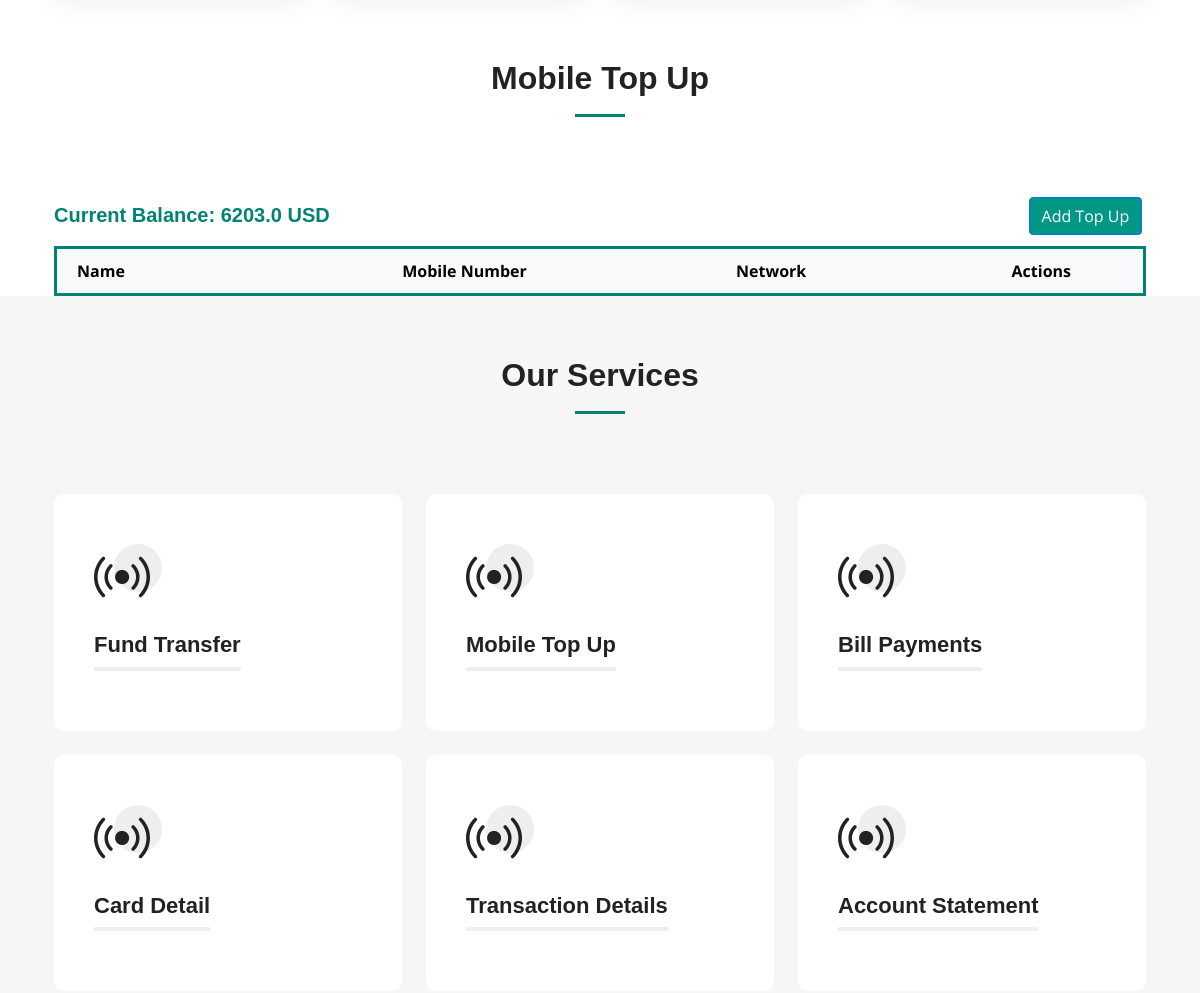
Before: /mobileTopUp/ (signed in, middle part) with the older database file.
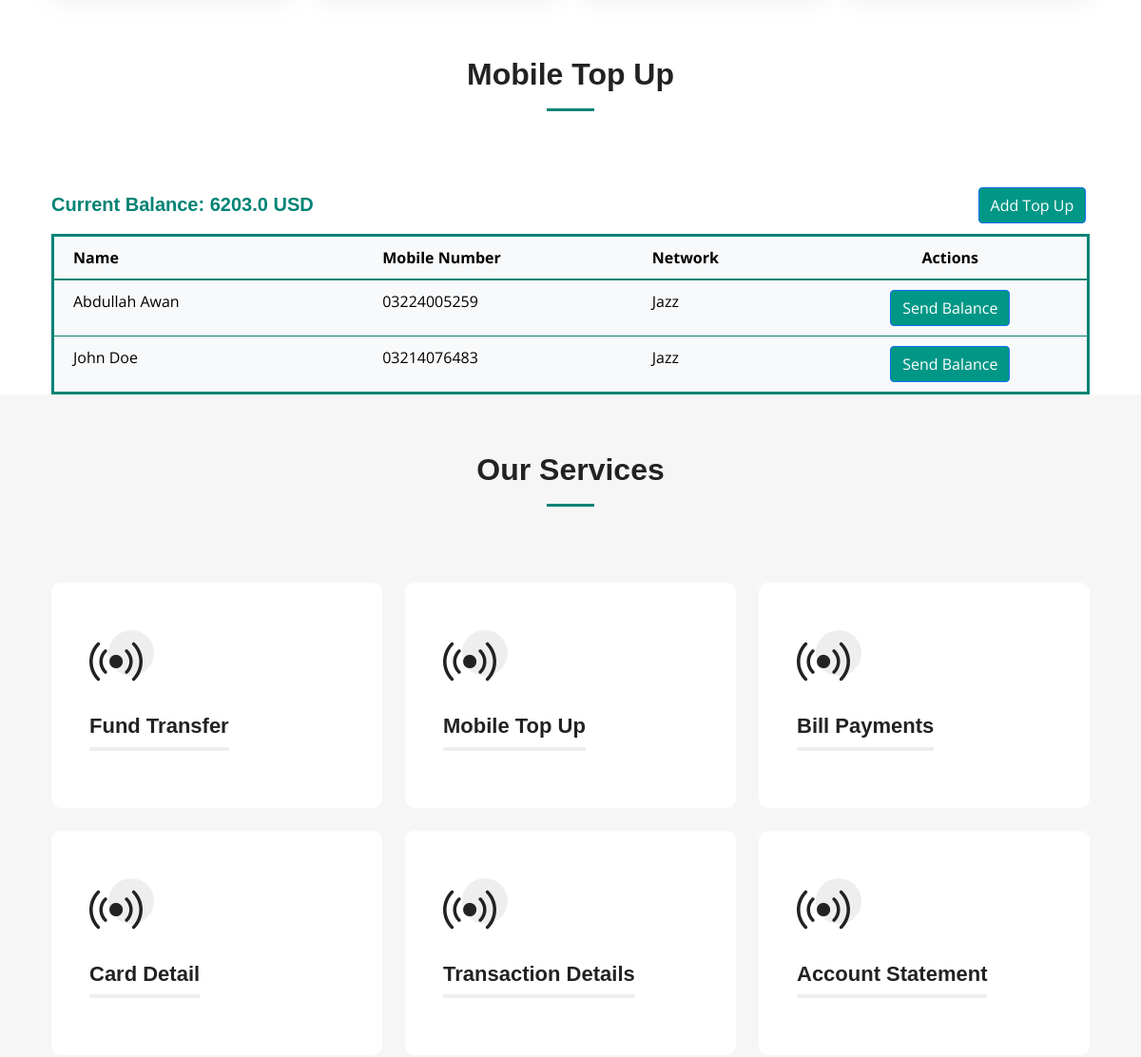
After: the same page with the newer database file.
### app/models.py (models this page shows, shortened)
class MobileTopUp(models.Model):
    mobile_number = models.ForeignKey(MobileNumber, on_delete=models.CASCADE)
    user = models.ForeignKey('User', on_delete=models.CASCADE)
    timestamp = models.DateTimeField(default=timezone.now)

class MobileNumber(models.Model):
    name = models.CharField(max_length=100, default=None)
    mobile_number = models.CharField(max_length=13)
    network = models.ForeignKey(Network, on_delete=models.CASCADE)

class Network(models.Model):
    name = models.CharField(max_length=100)

### app/views.py (the view)
# urls.py: path('mobileTopUp/', views.mobile_top_up, name='mobile_top_up'),
def mobile_top_up(request):
    user_id = request.session.get('user')
    user = get_object_or_404(User, pk=user_id)
    account = get_object_or_404(Accounts, user=user)
    top_ups = MobileTopUp.objects.filter(user_id=user).select_related('mobile_number', 'mobile_number__network')
    networks = Network.objects.all()
    return render(request, 'dashboard/mobiletopup.html', {
        'User': user,
        'networks': networks,
        'top_ups': top_ups,
        'account': account,
        'services': services
    })

### app/templates/Dashboard/mobiletopup.html (shortened to what this page needs)
{% extends 'Dashboard/index.html' %}
{% load static %}
{% block extra_head %}
  <link href="https://cdnjs.cloudflare.com/ajax/libs/font-awesome/5.15.3/css/all.min.css" rel="stylesheet">
{% endblock extra_head %}
{% block content %}
<div class="section-header">
  <h2>Mobile Top Up</h2>
</div>
<div class="container">
    <div class="row">
        <div class="col-6">
            <h5 style="font-weight: bold; font-family: 'Arial', sans-serif; color: #008374; margin-top: 1%;">
                Current Balance: {{ account.balance }} USD
            </h5>
        </div>
        <div class="col-6">
            <a href="#" class="btn btn-primary" style="background-color:#009786; margin-left: 78%; margin-bottom: 2%;" data-bs-toggle="modal" data-bs-target="#addMobileTopUpModal">
                Add Top Up
            </a>
        </div>
    </div>
    <div class="row">
        <div class="col-12">
            <table class="table table-borderless table-hover" style="border-collapse: collapse; border: 3px solid #008374; margin-bottom: 0;">
                <thead style="border-bottom: 2px solid #008374; background-color: #f8f9fa;">
                    <tr>
                        <th style="padding: 10px 20px; width: 30%; border-bottom: 1px solid #008374;">Name</th>
                        <th style="padding: 10px 20px; border-bottom: 1px solid #008374;">Mobile Number</th>
                        <th style="padding: 10px 20px; border-bottom: 1px solid #008374;">Network</th>
                        <th style="padding: 10px 20px; border-bottom: 1px solid #008374; text-align: center;">Actions</th>
                    </tr>
                </thead>
                <tbody style="border: 2px solid #008374; background-color: #f8f9fa;">
                    {% for top_up in top_ups %}
                        <tr style="border-bottom: 1px solid #008374;">
                            <td style="padding: 10px 20px;">{{ top_up.mobile_number.name }}</td>
                            <td style="padding: 10px 20px;">{{ top_up.mobile_number.mobile_number }}</td>
                            <td style="padding: 10px 20px;">{{ top_up.mobile_number.network.name }}</td>
                            <td style="padding: 10px 20px; text-align: center;">
                                <a href="" class="btn btn-primary" style="background-color:#009786;">
                                    Send Balance
                                </a>
                            </td>
                        </tr>
                    {% endfor %}
                </tbody>
            </table>
        </div>
    </div>
</div>
<section id="services" class="services sections-bg">
    <div class="container" data-aos="fade-up">
      <div class="section-header">
        <h2>Our Services</h2>
      </div>
      <div class="row gy-4" data-aos="fade-up" data-aos-delay="100">
        {% for service in services %}
          <div class="col-lg-4 col-md-6">
            {% if service.url %}
              <a href="{% url service.url %}">
            {% endif %}
            <div class="service-item position-relative">
              <div class="icon">
                <i class="bi {{ service.icon }}"></i>
              </div>
              <h3>{{ service.name }}</h3>
            </div>
            {% if service.url %}
              </a>
            {% endif %}
          </div>
        {% endfor %}
      </div>
    </div>
  </section>
  {% endblock content %}

Changed rows visible on the page:
added MobileTopUp: mobile_number.name "Abdullah Awan", mobile_number.mobile_number "03224005259", mobile_number.network.name "Jazz"
added MobileTopUp: mobile_number.name "John Doe", mobile_number.mobile_number "03214076483", mobile_number.network.name "Jazz"
